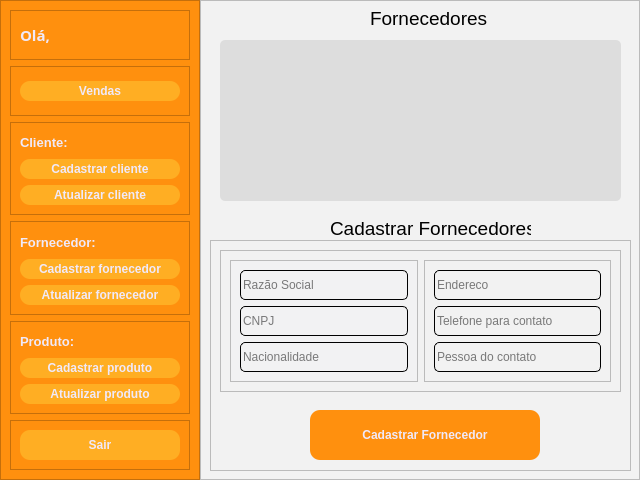
<?xml version="1.0" encoding="UTF-8"?>
<ui version="4.0">
 <class>MainWindow</class>
 <widget class="QMainWindow" name="MainWindow">
  <property name="geometry">
   <rect>
    <x>0</x>
    <y>0</y>
    <width>640</width>
    <height>480</height>
   </rect>
  </property>
  <property name="sizePolicy">
   <sizepolicy hsizetype="Preferred" vsizetype="Preferred">
    <horstretch>0</horstretch>
    <verstretch>0</verstretch>
   </sizepolicy>
  </property>
  <property name="minimumSize">
   <size>
    <width>640</width>
    <height>480</height>
   </size>
  </property>
  <property name="maximumSize">
   <size>
    <width>640</width>
    <height>480</height>
   </size>
  </property>
  <property name="windowTitle">
   <string>MainWindow</string>
  </property>
  <widget class="QWidget" name="centralwidget">
   <layout class="QHBoxLayout" name="horizontalLayout">
    <property name="spacing">
     <number>0</number>
    </property>
    <property name="leftMargin">
     <number>0</number>
    </property>
    <property name="topMargin">
     <number>0</number>
    </property>
    <property name="rightMargin">
     <number>0</number>
    </property>
    <property name="bottomMargin">
     <number>0</number>
    </property>
    <item>
     <widget class="QFrame" name="frame">
      <property name="enabled">
       <bool>true</bool>
      </property>
      <property name="minimumSize">
       <size>
        <width>50</width>
        <height>0</height>
       </size>
      </property>
      <property name="maximumSize">
       <size>
        <width>200</width>
        <height>16777215</height>
       </size>
      </property>
      <property name="styleSheet">
       <string notr="true">background-color: rgb(255, 144, 14);</string>
      </property>
      <property name="frameShape">
       <enum>QFrame::StyledPanel</enum>
      </property>
      <property name="frameShadow">
       <enum>QFrame::Raised</enum>
      </property>
      <layout class="QVBoxLayout" name="verticalLayout">
       <item>
        <widget class="QFrame" name="frame_3">
         <property name="maximumSize">
          <size>
           <width>16777215</width>
           <height>50</height>
          </size>
         </property>
         <property name="frameShape">
          <enum>QFrame::StyledPanel</enum>
         </property>
         <property name="frameShadow">
          <enum>QFrame::Raised</enum>
         </property>
         <layout class="QHBoxLayout" name="horizontalLayout_2">
          <item>
           <widget class="QLabel" name="label_string_ola">
            <property name="maximumSize">
             <size>
              <width>30</width>
              <height>16777215</height>
             </size>
            </property>
            <property name="font">
             <font>
              <family>Rubik</family>
              <pointsize>11</pointsize>
              <weight>75</weight>
              <bold>true</bold>
             </font>
            </property>
            <property name="contextMenuPolicy">
             <enum>Qt::DefaultContextMenu</enum>
            </property>
            <property name="styleSheet">
             <string notr="true">color: rgb(240, 233, 249);</string>
            </property>
            <property name="text">
             <string>Olá,</string>
            </property>
           </widget>
          </item>
          <item>
           <widget class="QLineEdit" name="lineEdit_menu_nome_sobrenome_cliente">
            <property name="maximumSize">
             <size>
              <width>200</width>
              <height>16777215</height>
             </size>
            </property>
            <property name="font">
             <font>
              <family>Rubik</family>
              <pointsize>11</pointsize>
              <weight>75</weight>
              <bold>true</bold>
             </font>
            </property>
            <property name="styleSheet">
             <string notr="true">
QLineEdit{
	background:transparent;
	border:none;
	color: rgb(240, 233, 249);

}</string>
            </property>
           </widget>
          </item>
         </layout>
        </widget>
       </item>
       <item>
        <widget class="QFrame" name="frame_11">
         <property name="maximumSize">
          <size>
           <width>16777215</width>
           <height>50</height>
          </size>
         </property>
         <property name="frameShape">
          <enum>QFrame::StyledPanel</enum>
         </property>
         <property name="frameShadow">
          <enum>QFrame::Raised</enum>
         </property>
         <layout class="QVBoxLayout" name="verticalLayout_7">
          <item>
           <widget class="QPushButton" name="pushButton_cadastro_cadastrar_13">
            <property name="minimumSize">
             <size>
              <width>100</width>
              <height>10</height>
             </size>
            </property>
            <property name="maximumSize">
             <size>
              <width>230</width>
              <height>20</height>
             </size>
            </property>
            <property name="font">
             <font>
              <weight>75</weight>
              <bold>true</bold>
             </font>
            </property>
            <property name="cursor">
             <cursorShape>PointingHandCursor</cursorShape>
            </property>
            <property name="styleSheet">
             <string notr="true">QPushButton{
	border-radius: 10px;
	border-image: url(:/Close_Image/cil-x.png);
	background-position: center;
		
	color: rgb(240, 233, 249);
	background-color: rgb(255, 174, 35);
	
}
QPushButton:hover{
	
	
	background-color: rgb(207, 110, 0);
	color: rgb(240, 233, 249);
}
QPushButton:pressed{
	background-color: rgb(35, 35, 35);
	color: rgb(200, 200, 200);
}

</string>
            </property>
            <property name="text">
             <string>Vendas</string>
            </property>
           </widget>
          </item>
         </layout>
        </widget>
       </item>
       <item>
        <widget class="QFrame" name="frame_4">
         <property name="minimumSize">
          <size>
           <width>0</width>
           <height>0</height>
          </size>
         </property>
         <property name="frameShape">
          <enum>QFrame::StyledPanel</enum>
         </property>
         <property name="frameShadow">
          <enum>QFrame::Raised</enum>
         </property>
         <layout class="QVBoxLayout" name="verticalLayout_2">
          <item>
           <widget class="QLabel" name="label_3">
            <property name="font">
             <font>
              <pointsize>10</pointsize>
              <weight>75</weight>
              <bold>true</bold>
             </font>
            </property>
            <property name="styleSheet">
             <string notr="true">color: rgb(240, 233, 249);</string>
            </property>
            <property name="text">
             <string>Cliente:</string>
            </property>
           </widget>
          </item>
          <item>
           <widget class="QPushButton" name="pushButton_cadastro_cadastrar_10">
            <property name="minimumSize">
             <size>
              <width>100</width>
              <height>10</height>
             </size>
            </property>
            <property name="maximumSize">
             <size>
              <width>230</width>
              <height>20</height>
             </size>
            </property>
            <property name="font">
             <font>
              <weight>75</weight>
              <bold>true</bold>
             </font>
            </property>
            <property name="cursor">
             <cursorShape>PointingHandCursor</cursorShape>
            </property>
            <property name="styleSheet">
             <string notr="true">QPushButton{
	border-radius: 10px;
	border-image: url(:/Close_Image/cil-x.png);
	background-position: center;
		
	color: rgb(240, 233, 249);
	background-color: rgb(255, 174, 35);
	
}
QPushButton:hover{
	
	
	background-color: rgb(207, 110, 0);
	color: rgb(240, 233, 249);
}
QPushButton:pressed{
	background-color: rgb(35, 35, 35);
	color: rgb(200, 200, 200);
}

</string>
            </property>
            <property name="text">
             <string>Cadastrar cliente</string>
            </property>
           </widget>
          </item>
          <item>
           <widget class="QPushButton" name="pushButton_cadastro_cadastrar_4">
            <property name="minimumSize">
             <size>
              <width>100</width>
              <height>10</height>
             </size>
            </property>
            <property name="maximumSize">
             <size>
              <width>230</width>
              <height>20</height>
             </size>
            </property>
            <property name="font">
             <font>
              <weight>75</weight>
              <bold>true</bold>
             </font>
            </property>
            <property name="cursor">
             <cursorShape>PointingHandCursor</cursorShape>
            </property>
            <property name="styleSheet">
             <string notr="true">QPushButton{
	border-radius: 10px;
	border-image: url(:/Close_Image/cil-x.png);
	background-position: center;
		
	color: rgb(240, 233, 249);
	background-color: rgb(255, 174, 35);
	
}
QPushButton:hover{
	
	
	background-color: rgb(207, 110, 0);
	color: rgb(240, 233, 249);
}
QPushButton:pressed{
	background-color: rgb(35, 35, 35);
	color: rgb(200, 200, 200);
}

</string>
            </property>
            <property name="text">
             <string>Atualizar cliente</string>
            </property>
           </widget>
          </item>
         </layout>
        </widget>
       </item>
       <item>
        <widget class="QFrame" name="frame_7">
         <property name="frameShape">
          <enum>QFrame::StyledPanel</enum>
         </property>
         <property name="frameShadow">
          <enum>QFrame::Raised</enum>
         </property>
         <layout class="QVBoxLayout" name="verticalLayout_5">
          <item>
           <widget class="QLabel" name="label_4">
            <property name="font">
             <font>
              <pointsize>10</pointsize>
              <weight>75</weight>
              <bold>true</bold>
             </font>
            </property>
            <property name="styleSheet">
             <string notr="true">color: rgb(240, 233, 249);</string>
            </property>
            <property name="text">
             <string>Fornecedor:</string>
            </property>
           </widget>
          </item>
          <item>
           <widget class="QPushButton" name="pushButton_cadastro_cadastrar_12">
            <property name="minimumSize">
             <size>
              <width>100</width>
              <height>10</height>
             </size>
            </property>
            <property name="maximumSize">
             <size>
              <width>230</width>
              <height>20</height>
             </size>
            </property>
            <property name="font">
             <font>
              <weight>75</weight>
              <bold>true</bold>
             </font>
            </property>
            <property name="cursor">
             <cursorShape>PointingHandCursor</cursorShape>
            </property>
            <property name="styleSheet">
             <string notr="true">QPushButton{
	border-radius: 10px;
	border-image: url(:/Close_Image/cil-x.png);
	background-position: center;
		
	color: rgb(240, 233, 249);
	background-color: rgb(255, 174, 35);
	
}
QPushButton:hover{
	
	
	background-color: rgb(207, 110, 0);
	color: rgb(240, 233, 249);
}
QPushButton:pressed{
	background-color: rgb(35, 35, 35);
	color: rgb(200, 200, 200);
}

</string>
            </property>
            <property name="text">
             <string>Cadastrar fornecedor</string>
            </property>
           </widget>
          </item>
          <item>
           <widget class="QPushButton" name="pushButton_cadastro_cadastrar_11">
            <property name="minimumSize">
             <size>
              <width>100</width>
              <height>10</height>
             </size>
            </property>
            <property name="maximumSize">
             <size>
              <width>230</width>
              <height>20</height>
             </size>
            </property>
            <property name="font">
             <font>
              <weight>75</weight>
              <bold>true</bold>
             </font>
            </property>
            <property name="cursor">
             <cursorShape>PointingHandCursor</cursorShape>
            </property>
            <property name="styleSheet">
             <string notr="true">QPushButton{
	border-radius: 10px;
	border-image: url(:/Close_Image/cil-x.png);
	background-position: center;
		
	color: rgb(240, 233, 249);
	background-color: rgb(255, 174, 35);
	
}
QPushButton:hover{
	
	
	background-color: rgb(207, 110, 0);
	color: rgb(240, 233, 249);
}
QPushButton:pressed{
	background-color: rgb(35, 35, 35);
	color: rgb(200, 200, 200);
}

</string>
            </property>
            <property name="text">
             <string>Atualizar fornecedor</string>
            </property>
           </widget>
          </item>
         </layout>
        </widget>
       </item>
       <item>
        <widget class="QFrame" name="frame_8">
         <property name="frameShape">
          <enum>QFrame::StyledPanel</enum>
         </property>
         <property name="frameShadow">
          <enum>QFrame::Raised</enum>
         </property>
         <layout class="QVBoxLayout" name="verticalLayout_6">
          <item>
           <widget class="QLabel" name="label_5">
            <property name="font">
             <font>
              <pointsize>10</pointsize>
              <weight>75</weight>
              <bold>true</bold>
             </font>
            </property>
            <property name="styleSheet">
             <string notr="true">color: rgb(240, 233, 249);</string>
            </property>
            <property name="text">
             <string>Produto:</string>
            </property>
           </widget>
          </item>
          <item>
           <widget class="QPushButton" name="pushButton_cadastro_cadastrar_16">
            <property name="minimumSize">
             <size>
              <width>100</width>
              <height>10</height>
             </size>
            </property>
            <property name="maximumSize">
             <size>
              <width>230</width>
              <height>20</height>
             </size>
            </property>
            <property name="font">
             <font>
              <weight>75</weight>
              <bold>true</bold>
             </font>
            </property>
            <property name="cursor">
             <cursorShape>PointingHandCursor</cursorShape>
            </property>
            <property name="styleSheet">
             <string notr="true">QPushButton{
	border-radius: 10px;
	border-image: url(:/Close_Image/cil-x.png);
	background-position: center;
		
	color: rgb(240, 233, 249);
	background-color: rgb(255, 174, 35);
	
}
QPushButton:hover{
	
	
	background-color: rgb(207, 110, 0);
	color: rgb(240, 233, 249);
}
QPushButton:pressed{
	background-color: rgb(35, 35, 35);
	color: rgb(200, 200, 200);
}

</string>
            </property>
            <property name="text">
             <string>Cadastrar produto</string>
            </property>
           </widget>
          </item>
          <item>
           <widget class="QPushButton" name="pushButton_cadastro_cadastrar_15">
            <property name="minimumSize">
             <size>
              <width>100</width>
              <height>10</height>
             </size>
            </property>
            <property name="maximumSize">
             <size>
              <width>230</width>
              <height>20</height>
             </size>
            </property>
            <property name="font">
             <font>
              <weight>75</weight>
              <bold>true</bold>
             </font>
            </property>
            <property name="cursor">
             <cursorShape>PointingHandCursor</cursorShape>
            </property>
            <property name="styleSheet">
             <string notr="true">QPushButton{
	border-radius: 10px;
	border-image: url(:/Close_Image/cil-x.png);
	background-position: center;
		
	color: rgb(240, 233, 249);
	background-color: rgb(255, 174, 35);
	
}
QPushButton:hover{
	
	
	background-color: rgb(207, 110, 0);
	color: rgb(240, 233, 249);
}
QPushButton:pressed{
	background-color: rgb(35, 35, 35);
	color: rgb(200, 200, 200);
}

</string>
            </property>
            <property name="text">
             <string>Atualizar produto</string>
            </property>
           </widget>
          </item>
         </layout>
        </widget>
       </item>
       <item>
        <widget class="QFrame" name="frame_5">
         <property name="maximumSize">
          <size>
           <width>16777215</width>
           <height>50</height>
          </size>
         </property>
         <property name="frameShape">
          <enum>QFrame::StyledPanel</enum>
         </property>
         <property name="frameShadow">
          <enum>QFrame::Raised</enum>
         </property>
         <widget class="QPushButton" name="pushButton_cadastro_cadastrar_6">
          <property name="geometry">
           <rect>
            <x>10</x>
            <y>10</y>
            <width>160</width>
            <height>30</height>
           </rect>
          </property>
          <property name="minimumSize">
           <size>
            <width>100</width>
            <height>30</height>
           </size>
          </property>
          <property name="maximumSize">
           <size>
            <width>230</width>
            <height>16777215</height>
           </size>
          </property>
          <property name="font">
           <font>
            <weight>75</weight>
            <bold>true</bold>
           </font>
          </property>
          <property name="cursor">
           <cursorShape>PointingHandCursor</cursorShape>
          </property>
          <property name="styleSheet">
           <string notr="true">QPushButton{
	border-radius: 10px;
	border-image: url(:/Close_Image/cil-x.png);
	background-position: center;
		
	color: rgb(240, 233, 249);
	background-color: rgb(255, 174, 35);
	
}
QPushButton:hover{
	
	
	background-color: rgb(207, 110, 0);
	color: rgb(240, 233, 249);
}
QPushButton:pressed{
	background-color: rgb(35, 35, 35);
	color: rgb(200, 200, 200);
}

</string>
          </property>
          <property name="text">
           <string>Sair</string>
          </property>
         </widget>
        </widget>
       </item>
      </layout>
     </widget>
    </item>
    <item>
     <widget class="QFrame" name="frame_2">
      <property name="enabled">
       <bool>true</bool>
      </property>
      <property name="styleSheet">
       <string notr="true">background-color: rgb(242, 242, 242);</string>
      </property>
      <property name="frameShape">
       <enum>QFrame::StyledPanel</enum>
      </property>
      <property name="frameShadow">
       <enum>QFrame::Raised</enum>
      </property>
      <widget class="QTextEdit" name="textEdit">
       <property name="geometry">
        <rect>
         <x>20</x>
         <y>40</y>
         <width>401</width>
         <height>161</height>
        </rect>
       </property>
       <property name="styleSheet">
        <string notr="true">border-radius: 5px;
padding 15px;
background-color: rgb(221,221,221);
color: rgb(255, 255, 255);</string>
       </property>
      </widget>
      <widget class="QLabel" name="label">
       <property name="geometry">
        <rect>
         <x>170</x>
         <y>10</y>
         <width>121</width>
         <height>16</height>
        </rect>
       </property>
       <property name="font">
        <font>
         <pointsize>14</pointsize>
        </font>
       </property>
       <property name="text">
        <string>Fornecedores</string>
       </property>
      </widget>
      <widget class="QFrame" name="frame_6">
       <property name="geometry">
        <rect>
         <x>10</x>
         <y>240</y>
         <width>421</width>
         <height>231</height>
        </rect>
       </property>
       <property name="frameShape">
        <enum>QFrame::StyledPanel</enum>
       </property>
       <property name="frameShadow">
        <enum>QFrame::Raised</enum>
       </property>
       <widget class="QFrame" name="frame_9">
        <property name="geometry">
         <rect>
          <x>10</x>
          <y>10</y>
          <width>401</width>
          <height>142</height>
         </rect>
        </property>
        <property name="frameShape">
         <enum>QFrame::StyledPanel</enum>
        </property>
        <property name="frameShadow">
         <enum>QFrame::Raised</enum>
        </property>
        <layout class="QHBoxLayout" name="horizontalLayout_3">
         <item>
          <widget class="QFrame" name="login_conteudo">
           <property name="maximumSize">
            <size>
             <width>16777215</width>
             <height>600</height>
            </size>
           </property>
           <property name="styleSheet">
            <string notr="true">background-color: rgb(242, 242, 243);</string>
           </property>
           <property name="frameShape">
            <enum>QFrame::StyledPanel</enum>
           </property>
           <property name="frameShadow">
            <enum>QFrame::Raised</enum>
           </property>
           <layout class="QVBoxLayout" name="verticalLayout_3">
            <item>
             <widget class="QLineEdit" name="lineEdit_2">
              <property name="minimumSize">
               <size>
                <width>0</width>
                <height>30</height>
               </size>
              </property>
              <property name="styleSheet">
               <string notr="true">border-width: 1px;
border-color: black;
border-style: solid;
display: inline-block;
border-radius: 5px;</string>
              </property>
              <property name="text">
               <string/>
              </property>
              <property name="placeholderText">
               <string>Razão Social</string>
              </property>
             </widget>
            </item>
            <item>
             <widget class="QLineEdit" name="lineEdit">
              <property name="minimumSize">
               <size>
                <width>0</width>
                <height>30</height>
               </size>
              </property>
              <property name="styleSheet">
               <string notr="true">border-width: 1px;
border-color: black;
border-style: solid;
display: inline-block;
border-radius: 5px;</string>
              </property>
              <property name="placeholderText">
               <string>CNPJ</string>
              </property>
             </widget>
            </item>
            <item>
             <widget class="QLineEdit" name="lineEdit_4">
              <property name="minimumSize">
               <size>
                <width>0</width>
                <height>30</height>
               </size>
              </property>
              <property name="styleSheet">
               <string notr="true">border-width: 1px;
border-color: black;
border-style: solid;
display: inline-block;
border-radius: 5px;</string>
              </property>
              <property name="placeholderText">
               <string>Nacionalidade</string>
              </property>
             </widget>
            </item>
           </layout>
          </widget>
         </item>
         <item>
          <widget class="QFrame" name="frame_10">
           <property name="frameShape">
            <enum>QFrame::StyledPanel</enum>
           </property>
           <property name="frameShadow">
            <enum>QFrame::Raised</enum>
           </property>
           <layout class="QVBoxLayout" name="verticalLayout_4">
            <item>
             <widget class="QLineEdit" name="lineEdit_3">
              <property name="minimumSize">
               <size>
                <width>0</width>
                <height>30</height>
               </size>
              </property>
              <property name="styleSheet">
               <string notr="true">border-width: 1px;
border-color: black;
border-style: solid;
display: inline-block;
border-radius: 5px;</string>
              </property>
              <property name="placeholderText">
               <string>Endereco</string>
              </property>
             </widget>
            </item>
            <item>
             <widget class="QLineEdit" name="lineEdit_6">
              <property name="minimumSize">
               <size>
                <width>0</width>
                <height>30</height>
               </size>
              </property>
              <property name="styleSheet">
               <string notr="true">border-width: 1px;
border-color: black;
border-style: solid;
display: inline-block;
border-radius: 5px;</string>
              </property>
              <property name="placeholderText">
               <string>Telefone para contato</string>
              </property>
             </widget>
            </item>
            <item>
             <widget class="QLineEdit" name="lineEdit_5">
              <property name="minimumSize">
               <size>
                <width>0</width>
                <height>30</height>
               </size>
              </property>
              <property name="styleSheet">
               <string notr="true">border-width: 1px;
border-color: black;
border-style: solid;
display: inline-block;
border-radius: 5px;</string>
              </property>
              <property name="placeholderText">
               <string>Pessoa do contato</string>
              </property>
             </widget>
            </item>
           </layout>
          </widget>
         </item>
        </layout>
       </widget>
       <widget class="QPushButton" name="pushButton_cadastro_cadastrar_9">
        <property name="geometry">
         <rect>
          <x>100</x>
          <y>170</y>
          <width>230</width>
          <height>50</height>
         </rect>
        </property>
        <property name="minimumSize">
         <size>
          <width>230</width>
          <height>50</height>
         </size>
        </property>
        <property name="maximumSize">
         <size>
          <width>16777215</width>
          <height>16777215</height>
         </size>
        </property>
        <property name="font">
         <font>
          <weight>75</weight>
          <bold>true</bold>
         </font>
        </property>
        <property name="cursor">
         <cursorShape>PointingHandCursor</cursorShape>
        </property>
        <property name="styleSheet">
         <string notr="true">QPushButton{
	border-radius: 10px;
	border-image: url(:/Close_Image/cil-x.png);
	background-position: center;
		
	color: rgb(240, 233, 249);
	background-color: rgb(255, 144, 14);
	
}
QPushButton:hover{
	
	
	background-color: rgb(207, 110, 0);
	color: rgb(240, 233, 249);
}
QPushButton:pressed{
	background-color: rgb(35, 35, 35);
	color: rgb(200, 200, 200);
}

</string>
        </property>
        <property name="text">
         <string>Cadastrar Fornecedor</string>
        </property>
       </widget>
      </widget>
      <widget class="QLabel" name="label_2">
       <property name="geometry">
        <rect>
         <x>130</x>
         <y>220</y>
         <width>201</width>
         <height>16</height>
        </rect>
       </property>
       <property name="font">
        <font>
         <pointsize>14</pointsize>
        </font>
       </property>
       <property name="text">
        <string>Cadastrar Fornecedores</string>
       </property>
      </widget>
     </widget>
    </item>
   </layout>
  </widget>
 </widget>
 <resources/>
 <connections/>
</ui>
